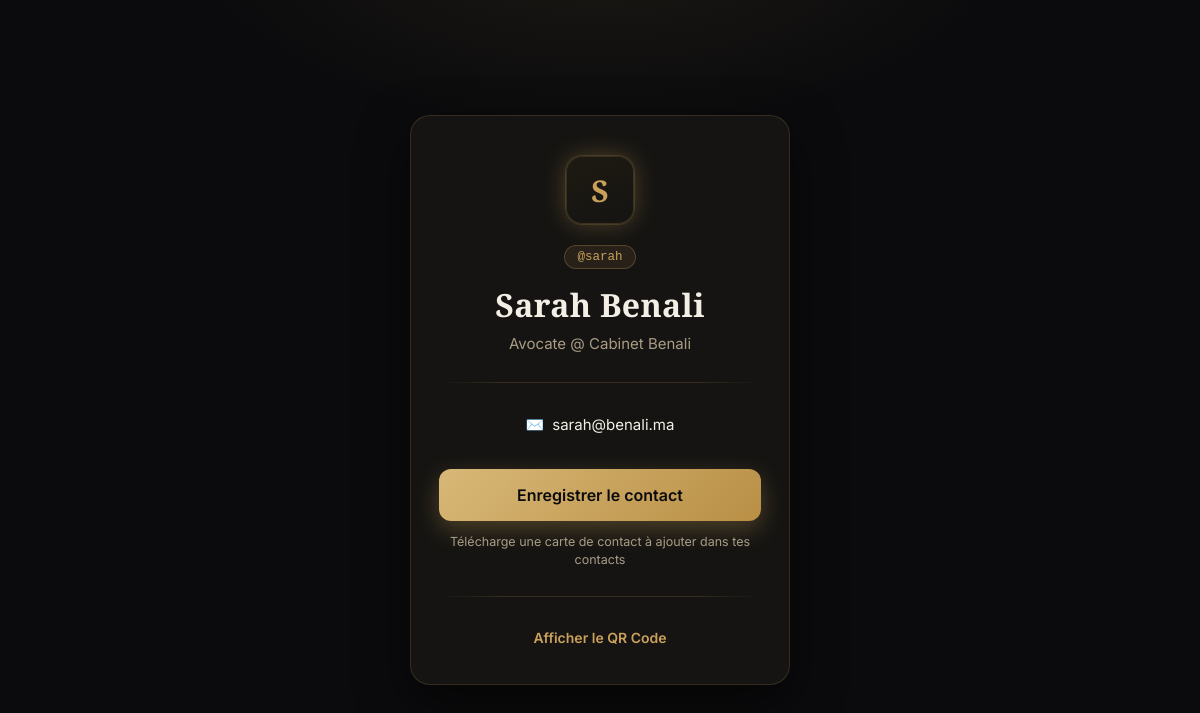
/p/sarah, run on the app's committed database.
### models.py (models this page shows, shortened)
class Profile(db.Model):
    __tablename__ = "profiles"
    id        = db.Column(db.Integer, primary_key=True)
    username  = db.Column(db.String(50), unique=True, nullable=False)
    full_name = db.Column(db.String(100), nullable=False)
    job_title = db.Column(db.String(100), nullable=False)
    company   = db.Column(db.String(100), nullable=False)
    email     = db.Column(db.String(120), nullable=False)
    linkedin  = db.Column(db.String(100), nullable=True)

### app.py (the view)
@app.route("/p/<username>")
def public_profile(username):
    profile = Profile.query.filter_by(username=username).first()
    if profile is None:
        abort(404)
    return render_template("profile.html", profile=profile)

### templates/profile.html (shortened to what this page needs)
<!DOCTYPE html>
<html lang="fr">
<head>
  <link rel="stylesheet" href="{{ url_for('static', filename='style.css') }}">
</head>
<body>
  <main class="card">
    <div class="monogram">{{ profile.full_name[0] }}</div>
    <span class="username-tag">@{{ profile.username }}</span>
    <h1 class="full-name">{{ profile.full_name }}</h1>
    <p class="role-line">{{ profile.job_title }} @ {{ profile.company }}</p>
    <hr class="divider">
    <a class="email-link" href="mailto:{{ profile.email }}">
      <span>✉️</span>
      <span>{{ profile.email }}</span>
    </a>
    <a class="save-button" href="{{ url_for('download_vcard', username=profile.username) }}">Enregistrer le contact</a>
    <p class="save-hint">Télécharge une carte de contact à ajouter dans tes contacts</p>
    <hr class="divider">
    <details class="qr-toggle">
      <summary>Afficher le QR Code</summary>
    </details>
  </main>
</body>
</html>

### static/style.css (style rules this page uses)
:root { --bg: #0b0b0d; --surface: #151412; --border: rgba(201, 161, 90, 0.18); --ink: #f3efe6; --ink-soft: #a89c86; --accent: #c9a15a; --accent-glow: rgba(201, 161, 90, 0.32); --radius: 20px; }
* { box-sizing: border-box; }
html, body { height: 100%; }
body { margin: 0; background: var(--bg); background-image: radial-gradient(600px 300px at 50% -10%, rgba(201, 161, 90, 0.10), transparent 70%); color: var(--ink); font-family: "Inter", -apple-system, BlinkMacSystemFont, "Segoe UI", sans-serif; display: flex; align-items: center; justify-content: center; min-height: 100vh; padding: 24px 16px; }
.card { width: 100%; max-width: 380px; background: var(--surface); border: 1px solid var(--border); border-radius: var(--radius); padding: 40px 28px 32px; text-align: center; box-shadow: 0 20px 50px rgba(0, 0, 0, 0.55); }
.monogram { width: 68px; height: 68px; margin: 0 auto 20px; border-radius: 16px; background: linear-gradient(160deg, #1e1a12, #151412); border: 1px solid var(--border); box-shadow: 0 0 0 1px rgba(201, 161, 90, 0.18), 0 0 24px var(--accent-glow); color: var(--accent); display: flex; align-items: center; justify-content: center; font-family: "Cormorant Garamond", Georgia, serif; font-weight: 600; font-size: 30px; }
.username-tag { display: inline-block; font-family: "SFMono-Regular", Consolas, "Liberation Mono", Menlo, monospace; font-size: 12.5px; color: var(--accent); background: rgba(201, 161, 90, 0.10); border: 1px solid rgba(201, 161, 90, 0.28); border-radius: 999px; padding: 4px 12px; margin-bottom: 16px; }
.full-name { font-family: "Cormorant Garamond", Georgia, serif; font-weight: 600; font-size: 32px; line-height: 1.25; margin: 0 0 8px; letter-spacing: 0.01em; }
.role-line { color: var(--ink-soft); font-size: 15px; line-height: 1.5; margin: 0; }
.divider { width: 100%; height: 1px; border: none; margin: 26px auto; background: linear-gradient(90deg, transparent, var(--border) 20%, var(--border) 80%, transparent); }
.email-link { display: inline-flex; align-items: center; gap: 8px; color: var(--ink); text-decoration: none; font-size: 15px; padding: 6px 4px; border-bottom: 1px solid transparent; transition: border-color 0.15s ease, color 0.15s ease; }
.save-button { display: block; width: 100%; margin-top: 28px; padding: 16px 20px; background: linear-gradient(135deg, #d8b877, #b98f45); color: #0b0b0d; border: none; border-radius: 12px; font-size: 16px; font-weight: 600; font-family: inherit; text-decoration: none; text-align: center; cursor: pointer; box-shadow: 0 8px 24px var(--accent-glow); }
.save-hint { margin: 12px 0 0; font-size: 12.5px; color: var(--ink-soft); line-height: 1.5; }
.qr-toggle summary { cursor: pointer; color: var(--accent); font-size: 14px; font-weight: 600; list-style: none; padding: 6px 0; }
.qr-toggle summary::marker { content: ""; }

### data on the page
Profile: full_name "S", username "sarah", full_name "Sarah Benali", job_title "Avocate", company "Cabinet Benali", email "sarah@benali.ma"
